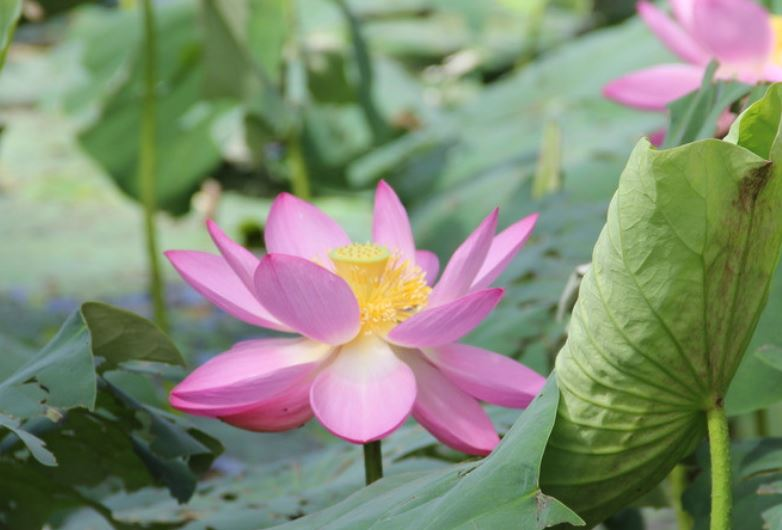
#> input picture test0.jpg, 782 x 530 px
$ python FLANN.py
#> lines starting #> are read from the running program, lines starting #| are printed output that depends on the picture
# coding: utf-8
# 特征描述符匹配算法 暴力匹配，KNN匹配，FLANN匹配

import cv2
import numpy as np

# FLANN匹配
def flann_test():
    img1 = cv2.imread('test0.jpg')
#> img1 is the input picture: shape (530, 782, 3); mean B, G, R 115.9, 139.9, 130.1
    gray1 = cv2.cvtColor(img1,cv2.COLOR_BGR2GRAY)
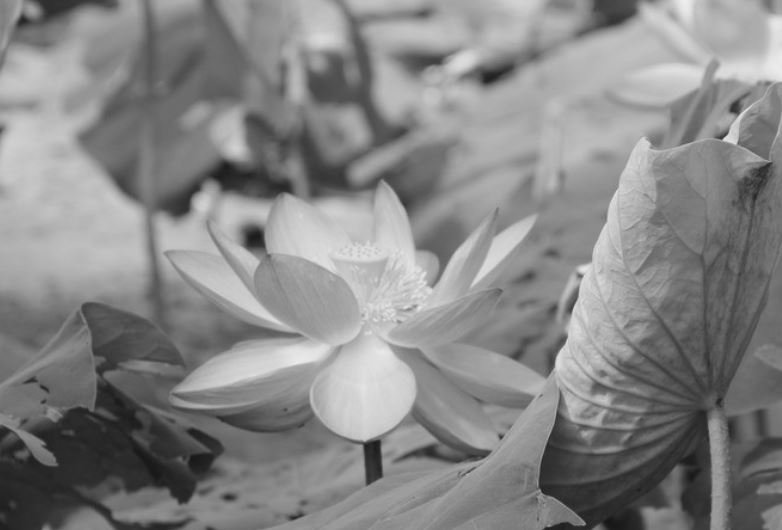
#> gray1: shape (530, 782); min 22, max 237, mean 134.3
    img2 = cv2.imread('test1.jpg')
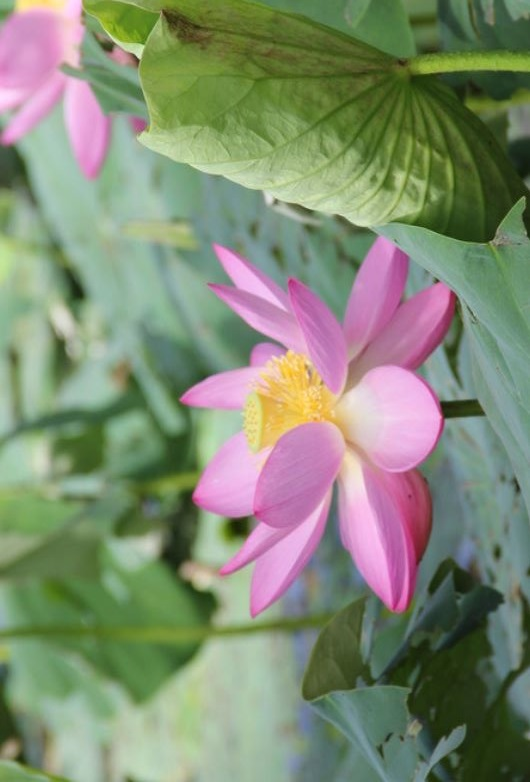
#> input picture test1.jpg, 530 x 782 px
#> img2 is the input picture: shape (782, 530, 3); mean B, G, R 116, 140, 130.1
    img2 = cv2.resize(img2,dsize=(450,300))
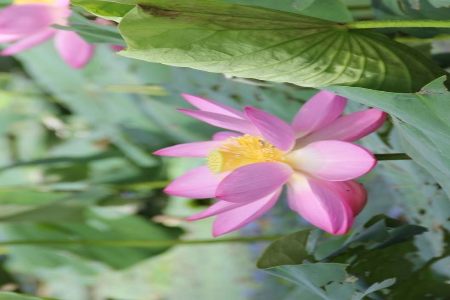
#> img2: shape (300, 450, 3); mean B, G, R 115.8, 139.8, 130
    gray2 = cv2.cvtColor(img2,cv2.COLOR_BGR2GRAY)
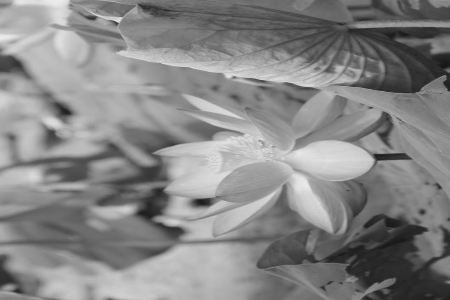
#> gray2: shape (300, 450); min 21, max 237, mean 134.2
    queryImage = gray1.copy()
    trainImage = gray2.copy()
    sift = cv2.xfeatures2d.SIFT_create(100)  # 创建SIFT对象
    keypoints1,descriptor1 = sift.detectAndCompute(queryImage,None)  # SIFT对象会使用DoG检测关键点，并且对每个关键点周围的区域计算特征向量
#> keypoints1 = 101 keypoints; strongest (x, y, size): (254, 238, 16.5), (372, 449, 13.9), (490, 75, 18.9), (735, 108, 8.4)
    keypoints2,descriptor2 = sift.detectAndCompute(trainImage,None)  # 该函数返回关键点的信息和描述符
#> keypoints2 = 101 keypoints; strongest (x, y, size): (64, 111, 11), (378, 157, 5.7), (116, 23, 2.5), (51, 137, 11.4)
    print('descriptor1:',descriptor1.shape,'descriptor2',descriptor2.shape)
#| descriptor1: (101, 128) descriptor2 (101, 128)
    # 在图像上绘制关键点
#> (the run stopped early here; a loop or call above may not have finished)
